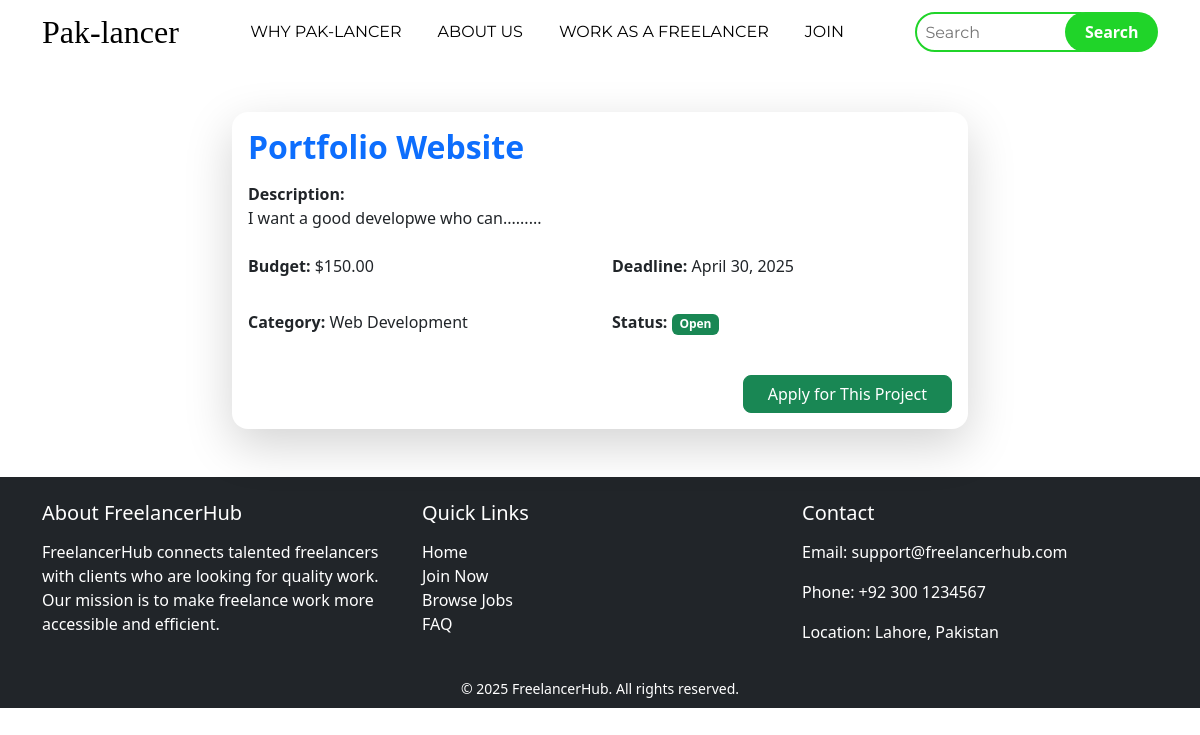
/project/1/, run on the app's committed database.
### freelanceApp/models.py (models this page shows)
class Project(models.Model):
    client_id = models.ForeignKey(User, on_delete=models.CASCADE, related_name='projects')
    title = models.CharField(max_length=255)
    description = models.TextField()
    budget = models.DecimalField(max_digits=10, decimal_places=2)
    deadline = models.DateField()
    category = models.CharField(max_length=100)
    status = models.CharField(max_length=50, choices=(('Open', 'Open'), ('Closed', 'Closed')))
    created_at = models.DateTimeField(default=timezone.now)

### freelanceApp/views.py (the view)
# urls.py: path('project/<int:pk>/', views.project_detail, name='project_detail'),
def project_detail(request, pk):
    project = get_object_or_404(Project, pk=pk)
    return render(request, 'project_detail.html', {'project':project})

### templates/project_detail.html (shortened to what this page needs)
{% extends "base.html" %}
{% block main %}
<link rel="stylesheet" href="/static/css/project_detail.css">
<div class="container py-5">
    <div class="row justify-content-center">
        <div class="col-lg-8">
            <div class="card shadow-lg border-0 rounded-4">
                <div class="card-body">
                    <h2 class="card-title mb-3 text-primary">{{ project.title }}</h2>
                    <p class="card-text mb-4"><strong>Description:</strong><br>{{ project.description }}</p>
                    <div class="row mb-3">
                        <div class="col-md-6">
                            <p><strong>Budget:</strong> ${{ project.budget }}</p>
                        </div>
                        <div class="col-md-6">
                            <p><strong>Deadline:</strong> {{ project.deadline }}</p>
                        </div>
                    </div>
                    <div class="row mb-4">
                        <div class="col-md-6">
                            <p><strong>Category:</strong> {{ project.category }}</p>
                        </div>
                        <div class="col-md-6">
                            <p><strong>Status:</strong>
                                {% if project.status == "Open" %}
                                    <span class="badge bg-success">{{ project.status }}</span>
                                {% else %}
                                    <span class="badge bg-secondary">{{ project.status }}</span>
                                {% endif %}
                            </p>
                        </div>
                    </div>
                    <div class="text-end">
                        <a href="{% url 'apply_project' project.id %}" class="btn btn-success px-4">Apply for This Project</a>
                    </div>
                </div>
            </div>
        </div>
    </div>
</div>
{% endblock main %}

### static/css/project_detail.css (style rules this page uses)
.card { background-color: #ffffff; transition: transform 0.3s ease; }
.card-title { font-weight: bold; color: #0d6efd; }
.btn-success { border-radius: 8px; }

### data on the page
Project: title "Portfolio Website", description "I want a good developwe who can.........", budget "150.00", deadline "April 30, 2025", category "Web Development", status "Open"
